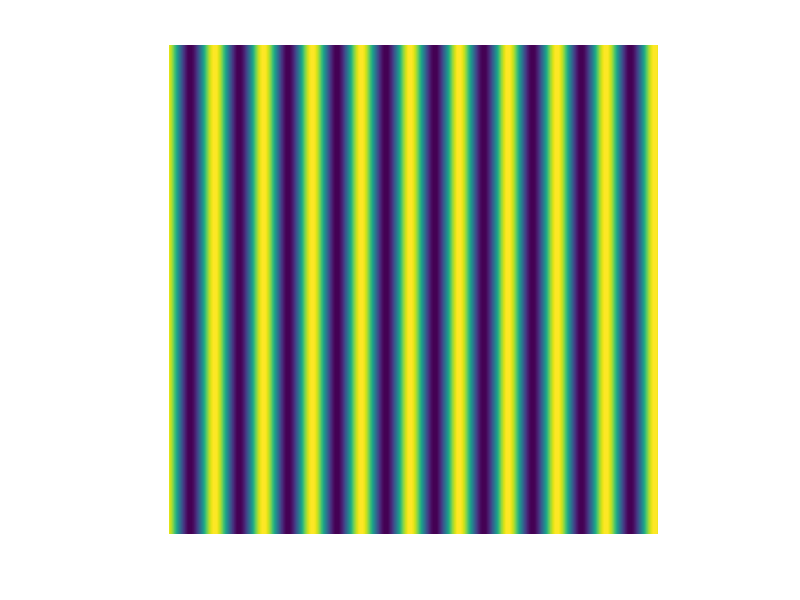
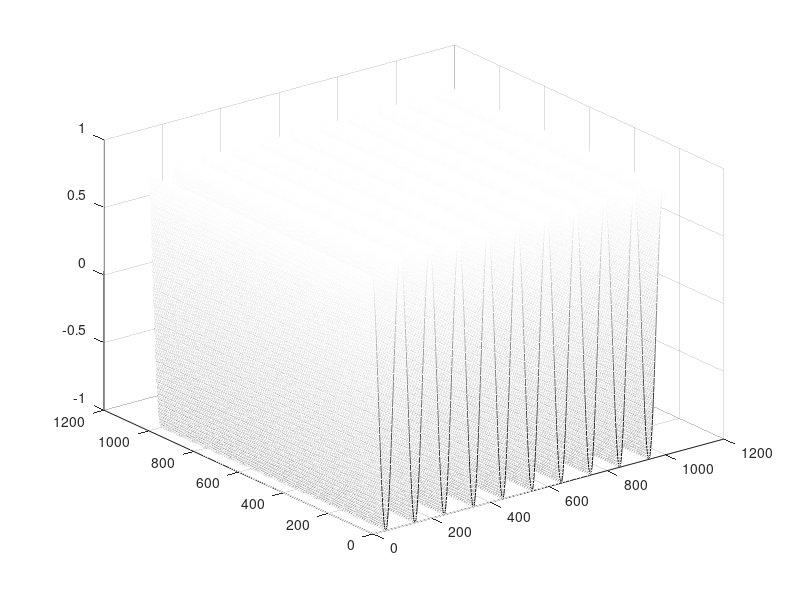
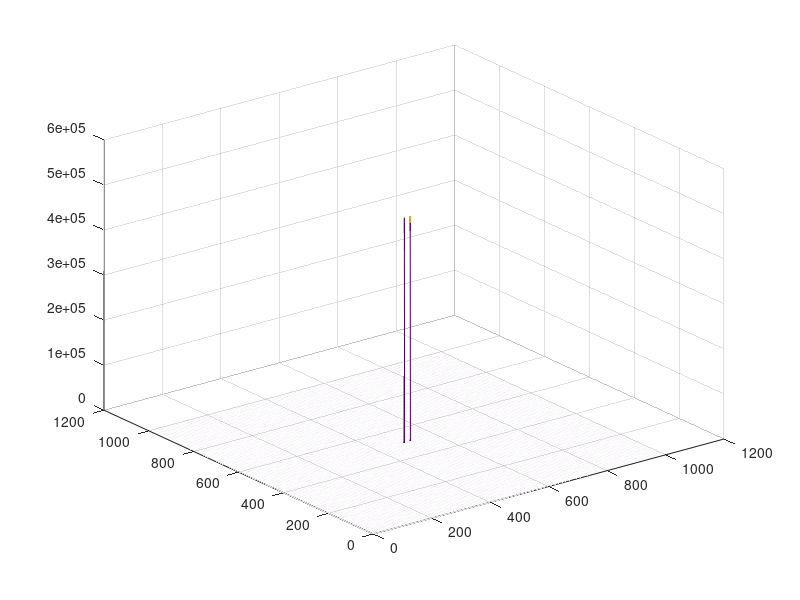

Source code (MATLAB) for these figures, in order:
close all;
clear all;
frequency = 10;
phase = 90;
amplitude = 1;
[X,Y]=meshgrid(0:0.001:1,0:0.001:1);
% X = square(X);
Z = amplitude*sin((2*pi*frequency.*X)+(phase));
surf(X,Y,Z)
grid on
shading interp
view(0,90)
% colormap gray
axis off
axis square 
saveas(gcf,'image.jpg')
% 
% XX=fft2(xx);
% figure(1);
% mesh(xx);
% figure(2);
% mesh(abs(fftshift(XX)));

XX=fft2(Z);
figure(3);
mesh(Z);
colormap gray

figure(4);
mesh(abs(fftshift(XX)));